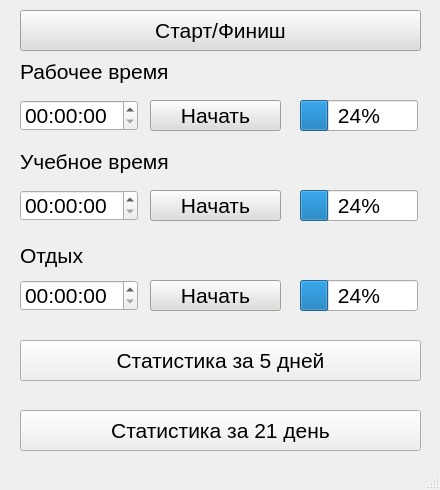
<?xml version="1.0" encoding="UTF-8"?>
<ui version="4.0">
 <class>Timer</class>
 <widget class="QMainWindow" name="Timer">
  <property name="geometry">
   <rect>
    <x>0</x>
    <y>0</y>
    <width>440</width>
    <height>490</height>
   </rect>
  </property>
  <property name="minimumSize">
   <size>
    <width>440</width>
    <height>490</height>
   </size>
  </property>
  <property name="maximumSize">
   <size>
    <width>440</width>
    <height>490</height>
   </size>
  </property>
  <property name="windowTitle">
   <string>Timer 1.0</string>
  </property>
  <property name="styleSheet">
   <string notr="true">vertical-align: center;</string>
  </property>
  <widget class="QWidget" name="centralwidget">
   <widget class="QPushButton" name="pushButton">
    <property name="geometry">
     <rect>
      <x>150</x>
      <y>100</y>
      <width>131</width>
      <height>31</height>
     </rect>
    </property>
    <property name="font">
     <font>
      <pointsize>16</pointsize>
     </font>
    </property>
    <property name="styleSheet">
     <string notr="true">background-color: rgb(46, 194, 126);
background-color: rgb(245, 194, 17);
background-color: rgb(222, 221, 218);</string>
    </property>
    <property name="text">
     <string>Начать</string>
    </property>
   </widget>
   <widget class="QProgressBar" name="progressBar">
    <property name="geometry">
     <rect>
      <x>300</x>
      <y>100</y>
      <width>118</width>
      <height>31</height>
     </rect>
    </property>
    <property name="font">
     <font>
      <pointsize>16</pointsize>
     </font>
    </property>
    <property name="value">
     <number>24</number>
    </property>
   </widget>
   <widget class="QTimeEdit" name="timeEdit">
    <property name="geometry">
     <rect>
      <x>20</x>
      <y>100</y>
      <width>118</width>
      <height>31</height>
     </rect>
    </property>
    <property name="font">
     <font>
      <pointsize>16</pointsize>
     </font>
    </property>
   </widget>
   <widget class="QLabel" name="label">
    <property name="geometry">
     <rect>
      <x>20</x>
      <y>56</y>
      <width>211</width>
      <height>31</height>
     </rect>
    </property>
    <property name="font">
     <font>
      <pointsize>16</pointsize>
     </font>
    </property>
    <property name="text">
     <string>Рабочее время</string>
    </property>
   </widget>
   <widget class="QLabel" name="label_2">
    <property name="geometry">
     <rect>
      <x>20</x>
      <y>146</y>
      <width>211</width>
      <height>31</height>
     </rect>
    </property>
    <property name="font">
     <font>
      <pointsize>16</pointsize>
     </font>
    </property>
    <property name="text">
     <string>Учебное время</string>
    </property>
   </widget>
   <widget class="QPushButton" name="pushButton_2">
    <property name="geometry">
     <rect>
      <x>150</x>
      <y>190</y>
      <width>131</width>
      <height>31</height>
     </rect>
    </property>
    <property name="font">
     <font>
      <pointsize>16</pointsize>
     </font>
    </property>
    <property name="styleSheet">
     <string notr="true">background-color: rgb(46, 194, 126);
background-color: rgb(245, 194, 17);
background-color: rgb(222, 221, 218);</string>
    </property>
    <property name="text">
     <string>Начать</string>
    </property>
   </widget>
   <widget class="QProgressBar" name="progressBar_2">
    <property name="geometry">
     <rect>
      <x>300</x>
      <y>190</y>
      <width>118</width>
      <height>31</height>
     </rect>
    </property>
    <property name="font">
     <font>
      <pointsize>16</pointsize>
     </font>
    </property>
    <property name="value">
     <number>24</number>
    </property>
   </widget>
   <widget class="QTimeEdit" name="timeEdit_2">
    <property name="geometry">
     <rect>
      <x>20</x>
      <y>190</y>
      <width>118</width>
      <height>31</height>
     </rect>
    </property>
    <property name="font">
     <font>
      <pointsize>16</pointsize>
     </font>
    </property>
   </widget>
   <widget class="QPushButton" name="pushButton_3">
    <property name="geometry">
     <rect>
      <x>150</x>
      <y>280</y>
      <width>131</width>
      <height>31</height>
     </rect>
    </property>
    <property name="font">
     <font>
      <pointsize>16</pointsize>
     </font>
    </property>
    <property name="styleSheet">
     <string notr="true">background-color: rgb(46, 194, 126);
background-color: rgb(245, 194, 17);
background-color: rgb(222, 221, 218);</string>
    </property>
    <property name="text">
     <string>Начать</string>
    </property>
   </widget>
   <widget class="QProgressBar" name="progressBar_3">
    <property name="geometry">
     <rect>
      <x>300</x>
      <y>280</y>
      <width>118</width>
      <height>31</height>
     </rect>
    </property>
    <property name="font">
     <font>
      <pointsize>16</pointsize>
     </font>
    </property>
    <property name="value">
     <number>24</number>
    </property>
   </widget>
   <widget class="QTimeEdit" name="timeEdit_3">
    <property name="geometry">
     <rect>
      <x>20</x>
      <y>280</y>
      <width>118</width>
      <height>31</height>
     </rect>
    </property>
    <property name="font">
     <font>
      <pointsize>16</pointsize>
     </font>
    </property>
   </widget>
   <widget class="QLabel" name="label_3">
    <property name="geometry">
     <rect>
      <x>20</x>
      <y>240</y>
      <width>211</width>
      <height>31</height>
     </rect>
    </property>
    <property name="font">
     <font>
      <pointsize>16</pointsize>
     </font>
    </property>
    <property name="text">
     <string>Отдых</string>
    </property>
   </widget>
   <widget class="QPushButton" name="pushButton_4">
    <property name="geometry">
     <rect>
      <x>20</x>
      <y>10</y>
      <width>401</width>
      <height>41</height>
     </rect>
    </property>
    <property name="font">
     <font>
      <pointsize>16</pointsize>
     </font>
    </property>
    <property name="layoutDirection">
     <enum>Qt::LeftToRight</enum>
    </property>
    <property name="styleSheet">
     <string notr="true">background-color: rgb(51, 209, 122);
background-color: rgb(222, 221, 218);
</string>
    </property>
    <property name="text">
     <string>Старт/Финиш</string>
    </property>
   </widget>
   <widget class="QPushButton" name="pushButton_5">
    <property name="geometry">
     <rect>
      <x>20</x>
      <y>340</y>
      <width>401</width>
      <height>41</height>
     </rect>
    </property>
    <property name="font">
     <font>
      <pointsize>16</pointsize>
     </font>
    </property>
    <property name="layoutDirection">
     <enum>Qt::LeftToRight</enum>
    </property>
    <property name="styleSheet">
     <string notr="true">vertical-align: center;</string>
    </property>
    <property name="text">
     <string>Статистика за 5 дней</string>
    </property>
   </widget>
   <widget class="QPushButton" name="pushButton_6">
    <property name="geometry">
     <rect>
      <x>20</x>
      <y>410</y>
      <width>401</width>
      <height>41</height>
     </rect>
    </property>
    <property name="font">
     <font>
      <pointsize>16</pointsize>
     </font>
    </property>
    <property name="layoutDirection">
     <enum>Qt::LeftToRight</enum>
    </property>
    <property name="styleSheet">
     <string notr="true">vertical-align: center;</string>
    </property>
    <property name="text">
     <string>Статистика за 21 день</string>
    </property>
   </widget>
  </widget>
  <widget class="QMenuBar" name="menubar">
   <property name="geometry">
    <rect>
     <x>0</x>
     <y>0</y>
     <width>440</width>
     <height>22</height>
    </rect>
   </property>
  </widget>
  <widget class="QStatusBar" name="statusbar"/>
 </widget>
 <resources/>
 <connections/>
</ui>
